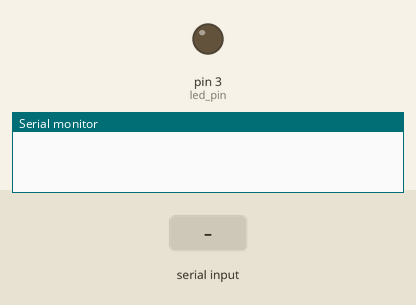
Recording of a sketch running on a simulated Arduino Uno, built with avr-gcc and run on an emulated ATmega328P. On the bench: output pins drawn as LEDs (lit = HIGH), the last lines printed to the serial monitor. The test bench sets the inputs (shaded band).

Above: at 1.2 s.
1.3 s: "u" received over Serial
At 2.5 s:
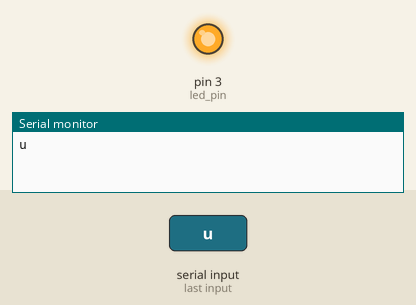
2.8 s: "d" received over Serial
At 3.8 s:
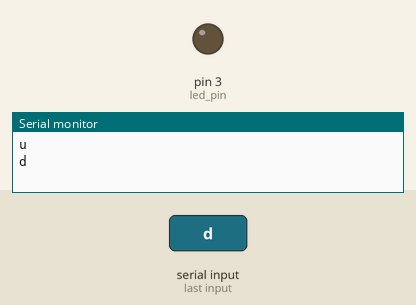
Timing chart, 0 to 5.8 s (numbered marks = the images above; inputs shaded):
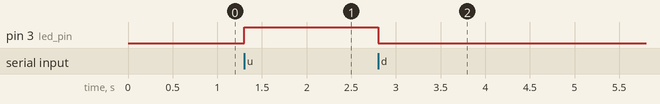

The sketch:

ino051022.ino
```cpp
#define led_pin 3
#define sensor_pin A2

void setup() {
  Serial.begin(9600);
  pinMode(led_pin, OUTPUT);

}

void loop() {
  if (Serial.available()>0){
    char message = Serial.read();
    if (message == 'u'){
      digitalWrite(led_pin, HIGH);
      Serial.println(message);
    }else if(message == 'd'){
      digitalWrite(led_pin, LOW);
      Serial.println(message);
    }else if(message == 's'){
      int val = analogRead(sensor_pin);
      val = map(val, 0, 1023, 100, 999);
      Serial.print(val);
    }else{
      Serial.println("Unknown message");
    }
  }
  //int val = analogRead(sensor_pin);
  //Serial.println(val);
}
```

Measured:
- after the input at 1.3 s, pin 3 (led_pin): LOW → HIGH at once
- after the input at 2.8 s, pin 3 (led_pin): HIGH → LOW at once
